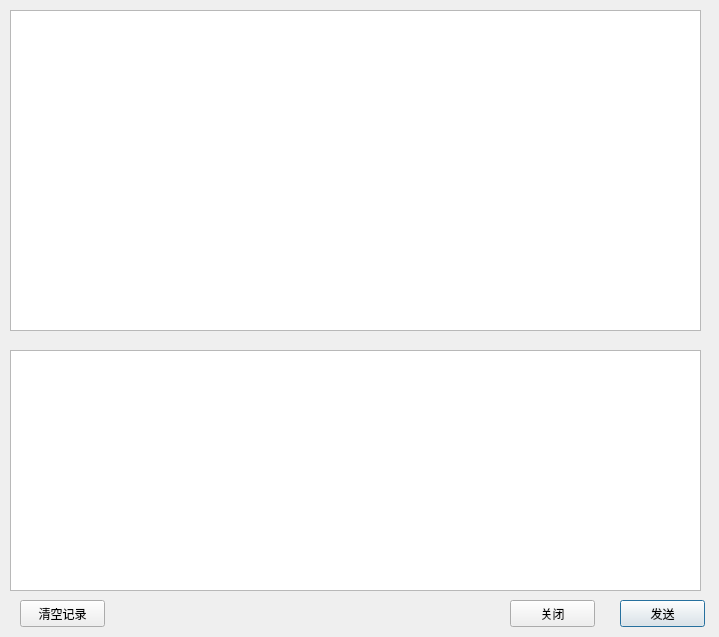
<?xml version="1.0" encoding="UTF-8"?>
<ui version="4.0">
 <class>Dialog</class>
 <widget class="QDialog" name="Dialog">
  <property name="geometry">
   <rect>
    <x>0</x>
    <y>0</y>
    <width>719</width>
    <height>637</height>
   </rect>
  </property>
  <property name="windowTitle">
   <string>网络会议软件</string>
  </property>
  <property name="windowIcon">
   <iconset resource="resource.qrc">
    <normaloff>:/icon/victor.ico</normaloff>:/icon/victor.ico</iconset>
  </property>
  <widget class="QPlainTextEdit" name="txtSend">
   <property name="geometry">
    <rect>
     <x>10</x>
     <y>350</y>
     <width>691</width>
     <height>241</height>
    </rect>
   </property>
  </widget>
  <widget class="QPushButton" name="btnSend">
   <property name="geometry">
    <rect>
     <x>620</x>
     <y>600</y>
     <width>85</width>
     <height>27</height>
    </rect>
   </property>
   <property name="text">
    <string>发送</string>
   </property>
  </widget>
  <widget class="QPushButton" name="btnClose">
   <property name="geometry">
    <rect>
     <x>510</x>
     <y>600</y>
     <width>85</width>
     <height>27</height>
    </rect>
   </property>
   <property name="text">
    <string>关闭</string>
   </property>
  </widget>
  <widget class="QPlainTextEdit" name="txtRecv">
   <property name="geometry">
    <rect>
     <x>10</x>
     <y>10</y>
     <width>691</width>
     <height>321</height>
    </rect>
   </property>
   <property name="readOnly">
    <bool>true</bool>
   </property>
  </widget>
  <widget class="QPushButton" name="btnClear">
   <property name="geometry">
    <rect>
     <x>20</x>
     <y>600</y>
     <width>85</width>
     <height>27</height>
    </rect>
   </property>
   <property name="text">
    <string>清空记录</string>
   </property>
  </widget>
 </widget>
 <layoutdefault spacing="6" margin="11"/>
 <resources>
  <include location="resource.qrc"/>
 </resources>
 <connections/>
</ui>
